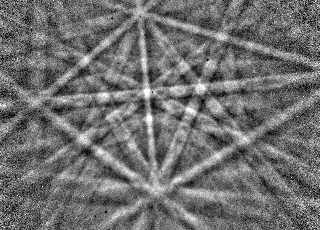
#> input picture src/aloe/data/Ni_Example3.bmp, 320 x 230 px
$ python -i ebsp_detection_model.py   (imports and definitions only)   (older library calls are emulated)
#> lines starting #> are read from the running program, lines starting #| are printed output that depends on the picture
### src/aloe/image/utils.py
"""
image utility functions
"""
import numpy as np
from skimage import exposure

# [6 lines left out: function img_standardize, not called in this run]


def img_to_uint(img, clow=0.25, chigh=99.75, dtype=np.int8):
    """ convert a numpy array to unsigned integer 8/16bit
    stretch contrast to include (clow..chigh) percent of original intensity

    Note:
    skimage.img_as_ubyte etc can be sensitive to outliers as scaling is to min/max

    saving:
    skimage.io.imsave("name.png", img_to_uint(array))

    16bit example:
    skimage.io.imsave('img_corrected_16bit.tif',
    img_to_uint(array, to16bit=True), plugin='tifffile')

    """
    # [7 lines of commented-out code are left out]
    p_low, p_high = np.percentile(img, (clow, chigh)) # clow, chigh in percent 0...100
    img_rescaled = exposure.rescale_intensity(img, in_range=(p_low, p_high), out_range=dtype)
    img_uint=img_rescaled.astype(dtype)

    # image range for 0..maxint of uint data type
    """
    vmin=np.min(img_rescale)
    vmax=np.max(img_rescale)

    # scale and clip to uint range
    img_int=maxint * (img_rescale-vmin)/(vmax-vmin)
    img_int=np.clip(img_int, 1, maxint)

    # change to unsigned integer data type
    if to16bit:
        img_uint=img_int.astype(np.uint16)
    else:
        img_uint=img_int.astype(np.uint8)
    """
    return img_uint


# [51 lines left out: functions img_uint_std, img_to_signed_int, img_range, circular_mask, not called in this run]

### src/aloe/image/nxcc.py
"""
normalized cross correlation coefficient calculation routines
"""

import numpy as np
import numpy.ma as ma
import numba
import math
from PIL import Image

# nopython=True means an error will be raised
# if fast compilation is not possible.
# [14 lines left out: functions norm_img, calc_xc, not called in this run]


@numba.jit(nopython=True)
def standard_img(img):
    """normalize image vector to have mean=0 and stddev=1
    """
    mean_img = np.mean(img)
    std_img = np.std(img)
    return (img-mean_img)/std_img


# [147 lines left out: functions norm_img_mask, standard_img_mask, ntxc, dotprod, nnxc, asy and 4 more, not called in this run]


def load_image(pattern_filename):
    """ load image from file as greyscale floats """
    return np.array(Image.open(pattern_filename).convert('L')).astype(np.float32)

# [43 lines left out: function hist_match, not called in this run]

### src/aloe/exp/ebsp_detection_model.py
import numpy as np
from skimage import exposure
from skimage.morphology import disk
from skimage.filters import rank
from skimage.util import img_as_ubyte
from skimage.util.dtype import dtype_range
from skimage.util import random_noise
from scipy.ndimage.filters import gaussian_filter

from ..image.utils import img_to_uint
from ..image.nxcc import standard_img

def makeGaussian(nwidth, nheight, fwhm = None, center=None, yfac=1.0):
    """ Gaussian 2D image
    fwhm is full-width-half-maximum
    yfac stretches hoizontal relative to vertical
    peak value will be 1.0
    """
    # matrix of the x values
    x= np.arange(0, nwidth)[np.newaxis,:]*np.ones((nheight,nwidth), dtype=np.float)
    # matrix of the y values
    y= np.arange(0,nheight)[:,np.newaxis]*np.ones((nheight,nwidth), dtype=np.float)

    #print(x)
    #print(y)

    if fwhm is None:
        fwhm = nwidth

    if center is None:
        x0 = nwidth // 2
        y0 = nheight // 2
    else:
        x0 = center[0]
        y0 = center[1]

    return np.exp(-4*np.log(2) * ((x-x0)**2 + (yfac*(y-y0))**2) / fwhm**2)

def norm_to_max(img):
    return img/np.max(img)

def norm_to_range(img):
    img_min=np.min(img)
    img_max=np.max(img)
    return (img-img_min)/(img_max-img_min)

def normalized_ubyte_from_data(data):
    img_ubyte=img_as_ubyte(data)
    return img_ubyte


def ebsp_detection_model_poisson(bkd, bg_fwhm=0.8, bg_offset=0.01,
                      bkd_signal=0.1,
                      counts=20000):
    """
    counting noise simulation for EBSP
    model for experimental ebsp intensity with blur & noise
    """
    eps=0.00001

    # normalize bkd signal 0...1
    bkd_norm=norm_to_range(bkd)
    bkd_dev=np.std(bkd_norm)
    # print(bkd_dev)

    # background intensity= 2D gaussian 0..1
    # physics: incoherent inelastic scattering cross section
    bg = norm_to_max( makeGaussian(bkd.shape[1], bkd.shape[0], fwhm=bkd.shape[0]*bg_fwhm)
                      + bg_offset )

    # analog signal: BG + proportional BKD
    # physics: assume coherent/incoherent is not dependent on angle in BKD
    ebsp_ideal_norm = norm_to_max(  (1.0-bkd_signal)*bg + bg * bkd_signal * bkd_norm)

    # counting signal = counts with Poisson distribution according to mean number of collected counts

    ebsp_poisson_counts = np.random.poisson(lam=counts*ebsp_ideal_norm)

    return ebsp_poisson_counts,  ebsp_ideal_norm


def ed_pattern(pattern, mix=1.0,  gradient_blur=3.0, gradient_clip=2.0, dtype=np.uint8):
    """ empirical excess-deficiency effect
    """
    pattern_gradient = np.gradient(pattern)
    # blur and amplify gradient
    ed_add = np.clip(standard_img(gaussian_filter(pattern_gradient[0], gradient_blur)),
                     -gradient_clip, gradient_clip)
    # add variation from gradient
    ed_pattern = img_to_uint(standard_img(pattern) + mix*ed_add, dtype=dtype)
    return ed_pattern


def ebsp_detection_model(bkd, static_bg = None, bg_fwhm=0.8, bg_offset=0.01,
                      theory_blur=2.0,
                      bkd_signal=0.1,
                      ed_mix=1.0,  gradient_blur=3.0, gradient_clip=2.0,
                      counts=20000,
                      gauss_std=0.1, gauss_mean=0.01,

                      lens_blur=0.001,
                      cam_offset=0.0, cam_gain=1.0, cam_ngray=256, cam_gnoise=1.0,
                      dtype=np.uint8, mirror_ud=False):
    """
    BKD -> simulated experimental EBSP
    model for experimental ebsp intensity with blur & noise
    """
    eps=0.00001

    # blur the theoretical pattern
    bkd = gaussian_filter(bkd, theory_blur)

    # E-D effekt on pure theory
    bkd = ed_pattern(bkd, mix=ed_mix, gradient_blur=gradient_blur, gradient_clip=gradient_clip, dtype=dtype)

    # normalize bkd signal 0...1
    bkd_norm=norm_to_range(bkd)
    bkd_dev=np.std(bkd_norm)
    # print(bkd_dev)

    # background intensity= 2D gaussian 0..1
    # physics: incoherent inelastic scattering cross section
    bg = norm_to_max( makeGaussian(bkd.shape[1], bkd.shape[0], fwhm=bkd.shape[0]*bg_fwhm)
                      + bg_offset )

    # analog signal: BG + proportional BKD
    # physics: assume coherent/incoherent is not dependent on angle in BKD
    ebsp_ideal_norm = norm_to_max(  (1.0-bkd_signal)*bg + bg * bkd_signal * bkd_norm)

    if static_bg is not None:
        ebsp_ideal_norm *= norm_to_max(static_bg)

    # counting signal = counts with Poisson distribution according to mean number of collected counts

    ebsp_poisson = np.random.poisson(lam=counts*ebsp_ideal_norm)

    # renormalize to mean_counts
    ebsp_poisson = ebsp_poisson / counts

    # additive Gaussian noise (phosphor) with offset gmean and stddev gnoise
    # offset by mean
    if (gauss_std>eps):
        gaussian_noise = np.random.normal(loc=gauss_mean, scale=np.abs(gauss_std*np.ones_like(bkd)))
    else:
        gaussian_noise = np.zeros_like(bkd)

    # optical blur
    phosphor = ebsp_poisson + gaussian_noise
    phosphor_optics = gaussian_filter(phosphor, lens_blur)

    # camera gaussian noise: (thermal, electronics)
    if (cam_gnoise>eps):
        cam_gauss = np.random.normal(loc=cam_gnoise, scale=cam_gnoise*np.ones_like(bkd))
    else:
        cam_gauss = np.zeros_like(bkd)


    # gain, offset, clip signal to digitizer range with gray levels ngray (256, or e.g. 16bit)
    ebsp_int = np.rint( cam_ngray * (cam_gain*phosphor_optics + cam_offset + cam_gauss))

    ebsp_clip = np.clip(ebsp_int, 0, cam_ngray-1)

    #ebsp_int = bkd_norm
    if mirror_ud:
        # mirror final image up down e.g. for optimus detection
        ebsp_clip=np.flipud(ebsp_clip)

    #ebsp_uint = img_to_uint(ebsp_clip, clow=0.01, chigh=99.99, dtype=dtype)

    return ebsp_clip


def ebsp_detection_model1(img):
    return ebsp_detection_model(img, bg_fwhm=0.8, bg_offset=0.1,
                      bkd_signal=0.3,
                      counts=10000,
                      gauss_std=0.01, gauss_mean=0.01,
                      lens_blur=0.5,
                      cam_offset=0.0, cam_gain=1.0, cam_ngray=256)

>>> import cv2
>>> picture = cv2.imread('../data/Ni_Example3.bmp', cv2.IMREAD_GRAYSCALE)
#> picture is the input picture: shape (230, 320); min 0, max 255, mean 111.4
>>> result = ebsp_detection_model1(picture)
#> in ebsp_detection_model, `bkd = gaussian_filter(bkd, theory_blur)`:
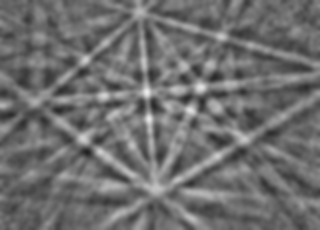
#> bkd: shape (230, 320); min 33, max 235, mean 110.4
#> in ed_pattern, `pattern_gradient = np.gradient(pattern)`: pattern_gradient = 2 items
#> in ed_pattern, `ed_add = np.clip(standard_img(gaussian_filter(pattern_gradient[0], gra..`:
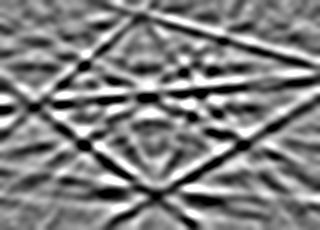
#> ed_add: shape (230, 320) float64; min -2, max 2, mean -0.000484; drawn with min black and max white
#> in img_to_uint, `p_low, p_high = np.percentile(img, (clow, chigh))`: p_low = -3.38; p_high = 4.35
#> in img_to_uint, `img_rescaled = exposure.rescale_intensity(img, in_range=(p_low, p_high..`:
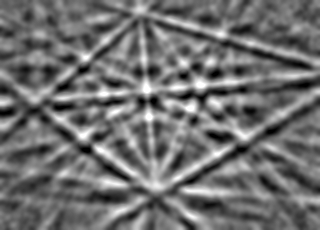
#> img_rescaled: shape (230, 320); min 0, max 255, mean 111
#> in norm_to_range, `img_min=np.min(img)`: img_min = 0
#> in norm_to_range, `img_max=np.max(img)`: img_max = 255
#> in ebsp_detection_model, `bkd_dev=np.std(bkd_norm)`: bkd_dev = 0.178
#> in norm_to_max (call 2), `return img/np.max(img)`:
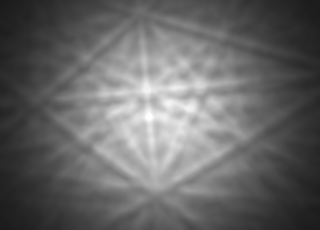
#> returned value: shape (230, 320) float64; min 0.106, max 1, mean 0.405
#> in ebsp_detection_model, `ebsp_poisson = np.random.poisson(lam=counts*ebsp_ideal_norm)`:
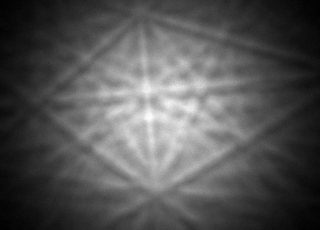
#> ebsp_poisson: shape (230, 320) int64; min 995, max 10159, mean 4047.8; drawn with min black and max white
#> in ebsp_detection_model, `ebsp_int = np.rint( cam_ngray * (cam_gain*phosphor_optics + cam_offset..`:
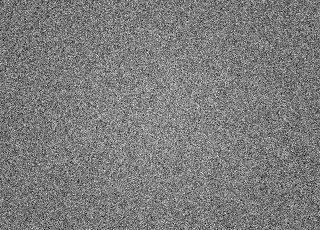
#> ebsp_int: shape (230, 320) float64; min -688, max 1458, mean 361.4; drawn with min black and max white
#> in ebsp_detection_model, `ebsp_clip = np.clip(ebsp_int, 0, cam_ngray-1)`:
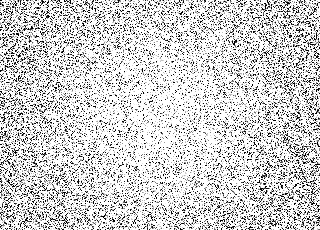
#> ebsp_clip: shape (230, 320) float64; min 0, max 255, mean 205.8

$ run again, on src/aloe/data/W_20kV.png
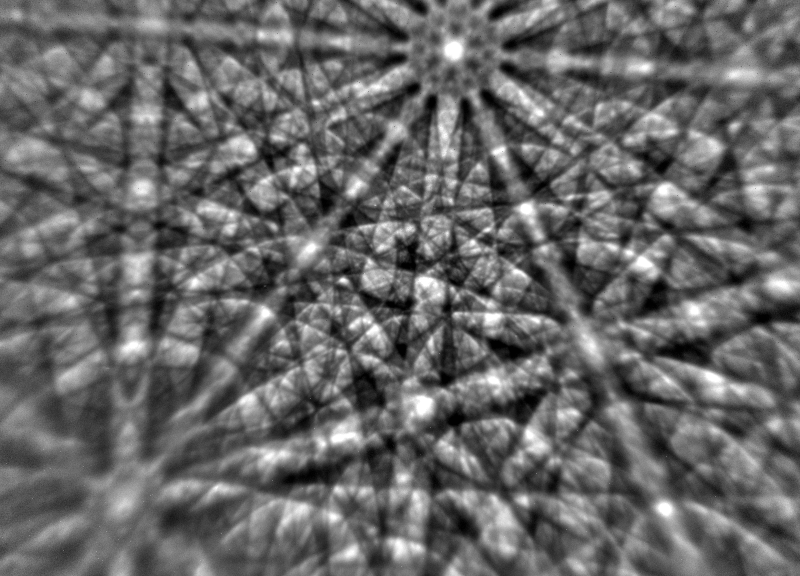
#> input picture src/aloe/data/W_20kV.png, 1600 x 1152 px (shown at 1/2 size)
#> picture is the input picture: shape (1152, 1600); min 1, max 255, mean 102.9
#> pattern_gradient = 2 items
#> p_low = -3.19; p_high = 4.41
#> in img_to_uint, `img_rescaled = exposure.rescale_intensity(img, in_range=(p_low, p_high..`:
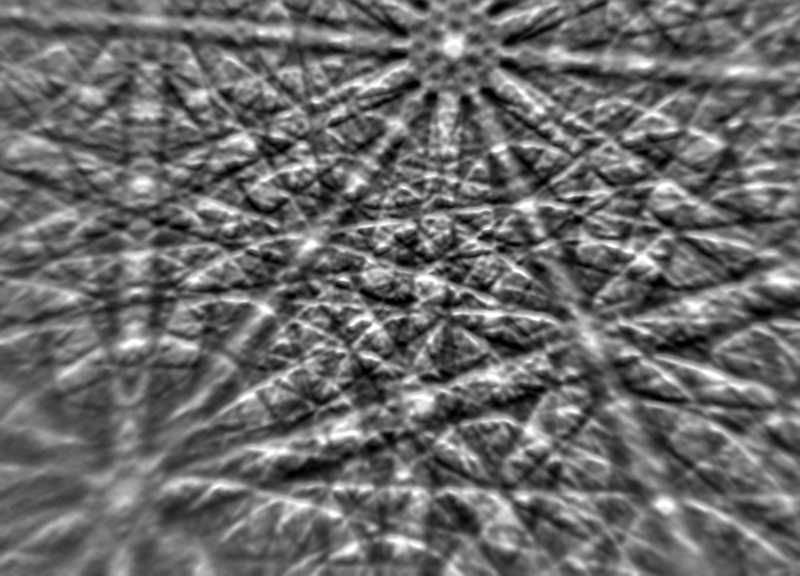
#> img_rescaled: shape (1152, 1600) (shown at 1/2 size); min 0, max 255, mean 106.2
#> img_min = 0
#> img_max = 255
#> bkd_dev = 0.178
#> in ebsp_detection_model, `ebsp_clip = np.clip(ebsp_int, 0, cam_ngray-1)`:
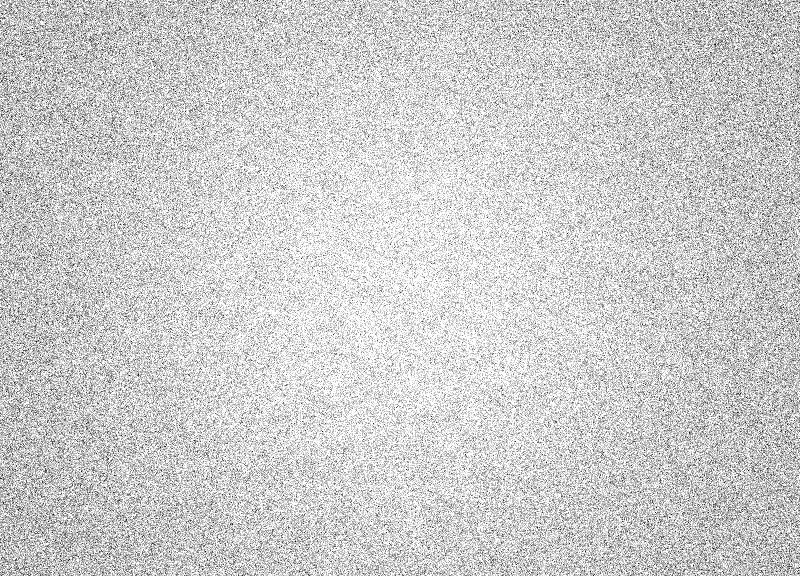
#> ebsp_clip: shape (1152, 1600) float64 (shown at 1/2 size); min 0, max 255, mean 205.3
